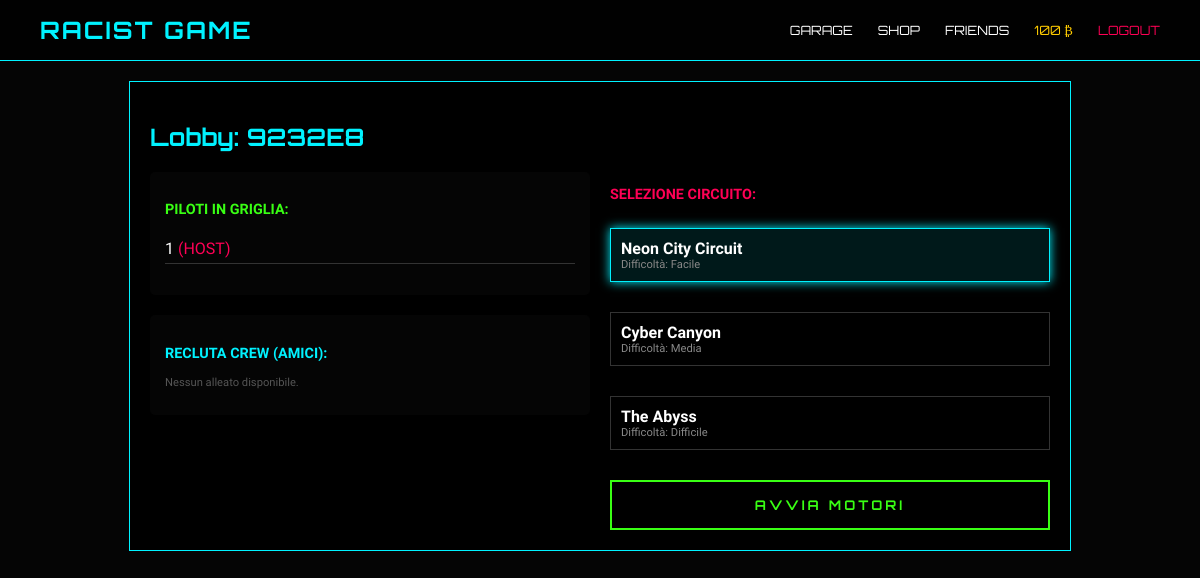
Screenshot of /lobby/9232E8 (signed in) with the database file from the repository.
### models.py (models this page shows)
class User(db.Model, UserMixin):
    id = db.Column(db.Integer, primary_key=True)
    username = db.Column(db.String(20), unique=True, nullable=False)
    password = db.Column(db.String(128), nullable=False)
    credits = db.Column(db.Integer, default=100)
    active_car_id = db.Column(db.Integer, nullable=True)
    lobby_id = db.Column(db.Integer, db.ForeignKey('lobby.id'), nullable=True)
    owned_cars = db.relationship('UserCar', backref='owner', lazy=True)

class Lobby(db.Model):
    id = db.Column(db.Integer, primary_key=True)
    code = db.Column(db.String(10), unique=True, nullable=False)
    host_id = db.Column(db.Integer, db.ForeignKey('user.id'))
    track_id = db.Column(db.Integer, db.ForeignKey('track.id'), nullable=True)
    is_started = db.Column(db.Boolean, default=False)
    host = db.relationship('User', foreign_keys=[host_id], post_update=True)
    players = db.relationship('User', foreign_keys=[User.lobby_id], backref='current_lobby_obj', lazy=True)

class Track(db.Model):
    id = db.Column(db.Integer, primary_key=True)
    name = db.Column(db.String(50), nullable=False)
    difficulty = db.Column(db.String(20))
    model_path = db.Column(db.String(200))
    reward_multiplier = db.Column(db.Float, default=1.0)
    checkpoints = db.Column(db.Text)  # JSON string
    laps = db.Column(db.Integer, default=3)

### server.py (the view)
@app.route('/lobby/<code>')
@login_required
def view_lobby(code):
    lobby = Lobby.query.filter_by(code=code).first_or_404()
    current_user.lobby_id = lobby.id
    db.session.commit()
    tracks = Track.query.all()
    friendships = Friendship.query.filter(((Friendship.user_id == current_user.id) | (Friendship.friend_id == current_user.id)), Friendship.status == 'accepted').all()
    friend_list = [User.query.get(f.friend_id if f.user_id == current_user.id else f.user_id) for f in friendships]
    return render_template('lobby.html', lobby=lobby, tracks=tracks, friends=friend_list)

### server.py (called while the page is built)
@login_manager.user_loader
def load_user(user_id):
    return User.query.get(int(user_id))

### templates/lobby.html (shortened to what this page needs)
{% extends "base.html" %}
{% block content %}
<div class="lobby-container cyberpunk-card" style="max-width: 900px; margin: 20px auto; padding: 20px; border: 1px solid #00f2ff; background: rgba(0,0,0,0.9);">
    <h2 style="font-family: 'Orbitron'; color: #00f2ff;">Lobby: <span class="neon-text" id="lobby-code">{{ lobby.code }}</span></h2>
    <div style="display: grid; grid-template-columns: 1fr 1fr; gap: 20px;">
        <div>
            <div class="players-list panel-section" style="margin-bottom: 20px;">
                <h3 style="color: #39ff14; font-size: 0.9em;">PILOTI IN GRIGLIA:</h3>
                <ul id="player-ul" style="list-style: none; padding: 0;">
                    {% for player in lobby.players %}
                        <li id="player-li-{{ player.id }}" style="color: #fff; padding: 5px 0; border-bottom: 1px solid #333;">
                            {{ player.username }} {% if player.id == lobby.host_id %} <span style="color: #ff0055;">(HOST)</span> {% endif %}
                        </li>
                    {% endfor %}
                </ul>
            </div>
            <div class="invite-section panel-section">
                <h3 style="color: #00f2ff; font-size: 0.9em;">RECLUTA CREW (AMICI):</h3>
                <div id="friends-to-invite">
                    {% for friend in friends %}
                        {% set player_ids = lobby.players | map(attribute='id') | list %}
                        <div id="friend-row-{{ friend.id }}"
                             style="display: {% if friend.id in player_ids %}none{% else %}flex{% endif %};
                                    justify-content: space-between; align-items: center; margin-bottom: 8px;
                                    background: rgba(255,255,255,0.05); padding: 5px 10px;">
                            <span style="color: #bbb; font-size: 0.8em;">{{ friend.username }}</span>
                            <button onclick="inviteFriend({{ friend.id }})" class="btn-small" style="background: #00f2ff; color: #000; border: none; padding: 2px 8px; font-size: 0.7em; font-family: 'Orbitron';">INVITA</button>
                        </div>
                    {% else %}
                        <p style="color: #555; font-size: 0.7em;">Nessun alleato disponibile.</p>
                    {% endfor %}
                </div>
            </div>
        </div>
        <div class="track-selection">
            <h3 style="color: #ff0055; font-size: 0.9em;">SELEZIONE CIRCUITO:</h3>
            <div class="track-grid" style="display: grid; gap: 10px;">
                {% for track in tracks %}
                <div id="track-{{ track.id }}"
                     class="track-card {% if lobby.track_id == track.id %}selected{% endif %}"
                     onclick="selectTrack({{ lobby.id }}, {{ track.id }})"
                     style="border: 1px solid #333; padding: 10px; cursor: pointer;">
                    <h4 style="margin: 0; color: #fff;">{{ track.name }}</h4>
                    <p style="margin: 0; font-size: 0.7em; color: #888;">Difficoltà: {{ track.difficulty }}</p>
                </div>
                {% endfor %}
            </div>
            {% if current_user.id == lobby.host_id %}
            <button onclick="startRace({{ lobby.id }})" class="btn-cyber-main" id="btn-start"
                    style="{% if not lobby.track_id %}opacity: 0.4; cursor: not-allowed;{% endif %}"
                    {% if not lobby.track_id %}disabled{% endif %}>
                <span class="btn-content">AVVIA MOTORI</span>
            </button>
            {% else %}
            <div class="waiting-area" style="margin-top: 20px; text-align: center;">
                <p class="blink" style="color: #ff0055; font-size: 0.8em;">IN ATTESA DELL'HOST...</p>
            </div>
            {% endif %}
        </div>
    </div>
</div>
{% endblock %}

### templates/base.html (shortened to what this page needs)
<!DOCTYPE html>
<html lang="it">
<head>
    <link rel="stylesheet" href="{{ url_for('static', filename='css/style.css') }}">
</head>
<body>
    <nav class="navbar" style="display: flex; justify-content: space-between; align-items: center; padding: 15px 40px; background: rgba(0,0,0,0.8); border-bottom: 1px solid #00f2ff;">
        <strong style="font-family: 'Orbitron'; color: #00f2ff; font-size: 1.5em; letter-spacing: 2px;">RACIST GAME</strong>
        {% if current_user.is_authenticated %}
        <div style="display: flex; gap: 25px; font-family: 'Orbitron'; font-size: 0.8em;">
            <a href="{{ url_for('garage') }}" style="color: #fff; text-decoration: none; hover: color:#00f2ff;">GARAGE</a>
            <a href="{{ url_for('shop') }}" style="color: #fff; text-decoration: none;">SHOP</a>
            <a href="{{ url_for('social_page') }}" style="color: #fff; text-decoration: none;">FRIENDS</a>
            <span style="color: #ffcc00;">{{ current_user.credits }} ₿</span>
            <a href="{{ url_for('logout') }}" style="color: #ff0055; text-decoration: none;">LOGOUT</a>
        </div>
        {% endif %}
    </nav>
    {% block content %}{% endblock %}
</body>
</html>

### static/css/style.css (style rules this page uses)
body { margin: 0; background: #050505; color: #fff; font-family: 'Rajdhani', sans-serif; overflow-x: hidden; }
.track-card { border: 2px solid #333; padding: 15px; margin: 10px 0; cursor: pointer; transition: 0.3s; background: rgba(0,0,0,0.5); }
.track-card.selected { border-color: #ff0055; background: rgba(255, 0, 85, 0.2); }

### templates/lobby.html (style rules this page uses)
.panel-section { background: rgba(255,255,255,0.02); padding: 15px; border-radius: 5px; }
.track-card.selected { border-color: #00f2ff !important; background: rgba(0, 242, 255, 0.1); box-shadow: 0 0 10px #00f2ff; }
.btn-cyber-main { margin-top: 20px; width: 100%; padding: 15px; background: transparent; border: 2px solid #39ff14; color: #39ff14; font-family: 'Orbitron', sans-serif; font-weight: bold; letter-spacing: 3px; position: relative; cursor: pointer; transition: 0.3s; overflow: hidden; text-transform: uppercase; }

### rows the page displays
User: credits "100", username "1", shows "(HOST)"
Lobby: code "9232E8"
Track: name "Neon City Circuit", difficulty "Facile"
Track: name "Cyber Canyon", difficulty "Media"
Track: name "The Abyss", difficulty "Difficile"
